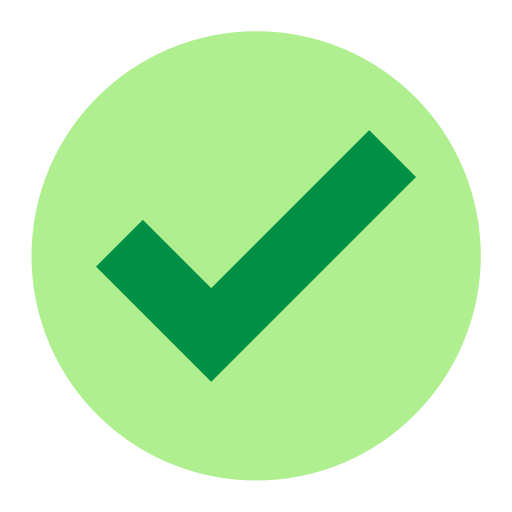
#> input picture check-mark.png, 512 x 512 px; its folder holds only this picture in this run; the run also reads 1 picture not shown here
$ python dif.py --directory .
#> lines starting #> are read from the running program, lines starting #| are printed output that depends on the picture
"""
difPy - Python package for finding duplicate or similar images within folders
https://github.com/elisemercury/Duplicate-Image-Finder
"""
from glob import glob
import matplotlib.pyplot as plt
import uuid
import numpy as np
from PIL import Image
from distutils.util import strtobool
import os
import time
from pathlib import Path
import argparse
import json
import csv
import warnings

warnings.filterwarnings("ignore")


class dif:
    """
    A class used to initialize and run difPy
    """

    def __init__(
        self,
        *directory,
        fast_search=True,
        recursive=True,
        limit_extensions=False,
        similarity="duplicates",
        px_size=50,
        show_progress=True,
        show_output=False,
        move_to=None,
        delete=False,
        silent_del=False,
        logs=False,
    ):
        """
        Parameters
        ----------
        directory : str, list
            The name(s) of the directories to be compared
        fast_search : bool, optional
            Use Fast Search Algorithm (default is True)
        recursive : bool, optional
            Search recursively within the directories (default is True)
        limit_extensions : bool, optional
            Limit search to known image file extensions (default is False)
        similarity : 'duplicates', 'similar', float, optional
            Image similarity threshold (mse) (default is 'duplicates', 0)
        px_size : int, optional
            Image compression size in pixels (default is 50)
        show_progress : bool, optional
            Show the difPy progress bar in console (default is True)
        show_output : bool, optional
            Show the image matches in console (default is False)
        move_to : bool, optional
            Move the lower quality images to a target folder
        delete : bool, optional
            Delete lower quality matches images (default is False)
        silent_del : bool, optional
            Skip user confirmation when delete=True (default is False)
        logs : bool, optional
            Enable log collection for invalid files in stats output
        """
        self.directory = _validate._directory_type(directory)
        _validate._directory_exist(self.directory)
        _validate._directory_unique(self.directory)
        self.directory = sorted(self.directory)
        self.recursive = _validate._recursive(recursive)
        self.limit_extensions = _validate._limit_extensions(limit_extensions)
        self.similarity = _validate._similarity(similarity)
        self.fast_search = _validate._fast_search(fast_search, self.similarity)
        self.px_size = _validate._px_size(px_size)
        self.show_progress = _validate._show_progress(show_progress)
        self.show_output = _validate._show_output(show_output)
        self.move_to = _validate._move_to(move_to)
        self.delete, self.silent_del = _validate._delete(delete, silent_del)
        self.logs = _validate._logs(logs)
        start_time = time.time()

        (
            self.result,
            self.lower_quality,
            total_count,
            duplicate_count,
            similar_count,
            invalid_files,
            skipped_files,
        ) = dif._run(
            self
        )  # run algorithm

        deleted_files = []
        if duplicate_count + similar_count != 0:
            if self.move_to != None:
                self.lower_quality = _help._move_imgs(self.lower_quality, self.move_to)
            elif self.delete:
                if len(self.lower_quality) != 0:
                    deleted_files = _help._delete_imgs(
                        set(self.lower_quality), silent_del=self.silent_del
                    )

        end_time = time.time()
        time_elapsed = np.round(end_time - start_time, 4)

        if self.similarity == 0:
            print(
                f"Found {duplicate_count} pair(s) of duplicate image(s) in {time_elapsed} seconds."
            )
        else:
            print(
                f"Found {duplicate_count} pair(s) of duplicate and {similar_count} pair(s) of similar image(s) in {time_elapsed} seconds."
            )

        self.stats = dif._generate_stats(
            self,
            start_time=time.localtime(start_time),
            end_time=time.localtime(end_time),
            time_elapsed=time_elapsed,
            total_searched=total_count,
            duplicate_count=duplicate_count,
            similar_count=similar_count,
            invalid_files=invalid_files,
            deleted_files=deleted_files,
            skipped_files=skipped_files,
        )

    def _run(self):
        """Runs the difPy algorithm."""
        for count, dir in enumerate(self.directory):
            if count == 0:
                directory_files, skipped_files = _help._list_all_files(
                    dir, self.recursive, self.limit_extensions
                )
                id_by_location = _compute._id_by_location(
                    directory_files, id_by_location=None
                )
            else:
                if len(self.directory) >= 2:
                    if not os.path.normpath(dir) in directory_files:
                        directory_files, skipped_files = _help._list_all_files(
                            dir, self.recursive, self.limit_extensions
                        )
                        id_by_location = _compute._id_by_location(
                            directory_files, id_by_location=id_by_location
                        )
                    else:
                        print(
                            f"Skipped directory {dir} as it is part of another directory provided."
                        )
                else:
                    break
        imgs_matrices, invalid_files = _compute._imgs_matrices(
            id_by_location, self.px_size, self.show_progress
        )
        (
            result,
            exclude_from_search,
            total_count,
            duplicate_count,
            similar_count,
        ) = _search._matches(
            imgs_matrices,
            id_by_location,
            self.similarity,
            self.show_output,
            self.show_progress,
            self.fast_search,
        )
        lower_quality = _search._lower_quality(result)
        return (
            result,
            lower_quality,
            total_count,
            duplicate_count,
            similar_count,
            invalid_files,
            skipped_files,
        )

    def _generate_stats(
        self,
        start_time,
        end_time,
        time_elapsed,
        total_searched,
        duplicate_count,
        similar_count,
        invalid_files,
        deleted_files,
        skipped_files,
    ):
        """Generates stats of the difPy process."""
        if self.logs:
            invalid_stats = {"count": len(invalid_files), "logs": invalid_files}
            deleted_stats = {"count": len(deleted_files), "logs": deleted_files}
            skipped_stats = {"count": len(skipped_files), "logs": skipped_files}
        else:
            invalid_stats = {"count": len(invalid_files)}
            deleted_stats = {"count": len(deleted_files)}
            skipped_stats = {"count": len(skipped_files)}

        stats = {
            "directory": self.directory,
            "duration": {
                "start_date": time.strftime("%Y-%m-%d", start_time),
                "start_time": time.strftime("%H:%M:%S", start_time),
                "end_date": time.strftime("%Y-%m-%d", end_time),
                "end_time": time.strftime("%H:%M:%S", end_time),
                "seconds_elapsed": time_elapsed,
            },
            "fast_search": self.fast_search,
            "recursive": self.recursive,
            "match_mse": self.similarity,
            "px_size": self.px_size,
            "files_searched": total_searched,
            "matches_found": {"duplicates": duplicate_count, "similar": similar_count},
            "invalid_files": invalid_stats,
            "deleted_files": deleted_stats,
            "skipped_files": skipped_stats,
        }
        return stats


class _validate:
    """
    A class used to validate difPy input parameters.
    """

    def _directory_type(directory):
        if len(directory) == 0:
            raise ValueError("Invalid directory parameter: no directory provided.")
        if all(isinstance(dir, list) for dir in directory):
            directory = [item for sublist in directory for item in sublist]
            return directory
        elif all(isinstance(dir, str) for dir in directory):
            return list(directory)
        else:
            raise ValueError(
                "Invalid directory parameter: directories must be of type list xor string."
            )

    def _directory_exist(directory):
        # Function that _validates the input directories
        for dir in directory:
            dir = Path(dir)
            if not os.path.isdir(dir):
                raise FileNotFoundError(f'Directory "{str(dir)}" does not exist')

    def _directory_unique(directory):
        if len(set(directory)) != len(directory):
            raise ValueError(
                "Invalid directory parameters: an attempt to compare a directory with itself."
            )

    def _fast_search(fast_search, similarity):
        # Function that _validates the 'show_output' input parameter
        if not isinstance(fast_search, bool):
            raise Exception(
                'Invalid value for "fast_search" parameter: must be of type bool.'
            )
        if similarity > 0:
            fast_search = False
        return fast_search

    def _recursive(recursive):
        # Function that _validates the 'recursive' input parameter
        if not isinstance(recursive, bool):
            raise Exception(
                'Invalid value for "recursive" parameter: must be of type bool.'
            )
        return recursive

    def _limit_extensions(limit_extensions):
        # Function that _validates the 'limit_extensions' input parameter
        if not isinstance(limit_extensions, bool):
            raise Exception(
                'Invalid value for "limit_extensions" parameter: must be of type bool.'
            )
        return limit_extensions

    def _similarity(similarity):
        # Function that _validates the 'similarity' input parameter
        if similarity in ["low", "normal", "high"]:
            raise Exception(
                'Since difPy v3.0.8, "similarity" parameter only accepts "duplicates" and "similar" as input options.'
            )
        elif similarity not in ["duplicates", "similar"]:
            try:
                similarity = float(similarity)
                if similarity < 0:
                    raise Exception(
                        'Invalid value for "similarity" parameter: must be > 0.'
                    )
                else:
                    return similarity
            except:
                raise Exception(
                    'Invalid value for "similarity" parameter: must be of type float.'
                )
        else:
            if similarity == "duplicates":
                # search for duplicate images
                similarity = 0
            elif similarity == "similar":
                # search for similar images
                similarity = 1000
            return similarity

    def _px_size(px_size):
        # Function that _validates the 'px_size' input parameter
        if not isinstance(px_size, int):
            raise Exception(
                'Invalid value for "px_size" parameter: must be of type int.'
            )
        if px_size < 10 or px_size > 5000:
            raise Exception(
                'Invalid value for "px_size" parameter: must be between 10 and 5000.'
            )
        return px_size

    def _show_output(show_output):
        # Function that _validates the 'show_output' input parameter
        if not isinstance(show_output, bool):
            raise Exception(
                'Invalid value for "show_output" parameter: must be of type bool.'
            )
        return show_output

    def _show_progress(show_progress):
        # Function that _validates the 'show_progress' input parameter
        if not isinstance(show_progress, bool):
            raise Exception(
                'Invalid value for "show_progress" parameter: must be of type bool.'
            )
        return show_progress

    def _move_to(move_to):
        # Function that _validates the 'move_to' input parameter
        if not isinstance(move_to, str):
            if not move_to == None:
                raise Exception(
                    'Invalid value for "move_to" parameter: must be of type str or "None"'
                )
        else:
            _validate._directory_exist([move_to])
        return move_to

    def _delete(delete, silent_del):
        # Function that _validates the 'delete' and the 'silent_del' input parameter
        if not isinstance(delete, bool):
            raise Exception(
                'Invalid value for "delete" parameter: must be of type bool.'
            )
        if not isinstance(silent_del, bool):
            raise Exception(
                'Invalid value for "silent_del" parameter: must be of type bool.'
            )
        return delete, silent_del

    def _logs(logs):
        # Function that _validates the 'recursive' input parameter
        if not isinstance(logs, bool):
            raise Exception('Invalid value for "logs" parameter: must be of type bool.')
        return logs


class _compute:
    """
    A class used for difPy compute operations.
    """

    def _id_by_location(directory_files, id_by_location):
        # Function that creates a collection of 'ids : image_location'
        img_ids = []
        for i in range(0, len(directory_files)):
            img_id = uuid.uuid4().int
            while img_id in img_ids:
                img_id = uuid.uuid4().int
            img_ids.append(img_id)

        if id_by_location == None:
            id_by_location = dict(zip(img_ids, directory_files))
        else:
            id_by_location.update(dict(zip(img_ids, directory_files)))
        return id_by_location

    def _imgs_matrices(id_by_location, px_size, show_progress=False):
        # Function that creates a collection of {id: matrix} for each image found
#> called with px_size = 50, show_progress = True
        count = 0
        total_count = len(id_by_location)
        imgs_matrices = {}
        invalid_files = {}
        try:
            for id, file in id_by_location.items():
                if show_progress:
                    _help._show_progress(count, total_count, task="preparing files")
                try:
                    img = Image.open(file)
#> img is the input picture: PIL image 512x512 RGBA; mean R, G, B, A 89.8, 136, 79.7, 154.2
                    if img.getbands() != ("R", "G", "B"):
                        img = img.convert("RGB")
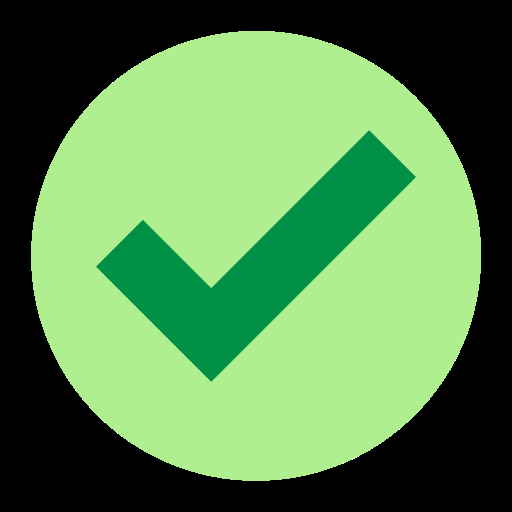
#> img: PIL image 512x512 RGB; mean R, G, B 89.8, 136, 79.7
                    img = img.resize((px_size, px_size), resample=Image.BICUBIC)
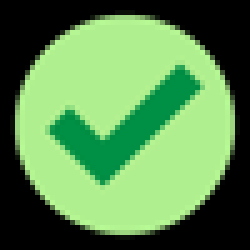
#> img: PIL image 50x50 RGB (shown 5 times larger); mean R, G, B 90.2, 136.4, 79.9
                    img = np.asarray(img)
                    imgs_matrices[id] = img
                except Exception as e:
                    if e.__class__.__name__ == "UnidentifiedImageError":
                        invalid_files[
                            str(Path(file))
                        ] = f"UnidentifiedImageError: file could not be identified as image."
                    else:
                        invalid_files[str(Path(file))] = str(e)
                finally:
                    count += 1
            for id in invalid_files:
                id_by_location.pop(id, None)
#> this loop made 1 pass
#> id on pass 1: 'dif.py'
#> after the loop, id_by_location = {116014828064387539187515407107007951670: 'check-mark.png', 259372622800345629434429690880431739815: 'dif.py'}
#> (the rest of the program and of its run is left out)
